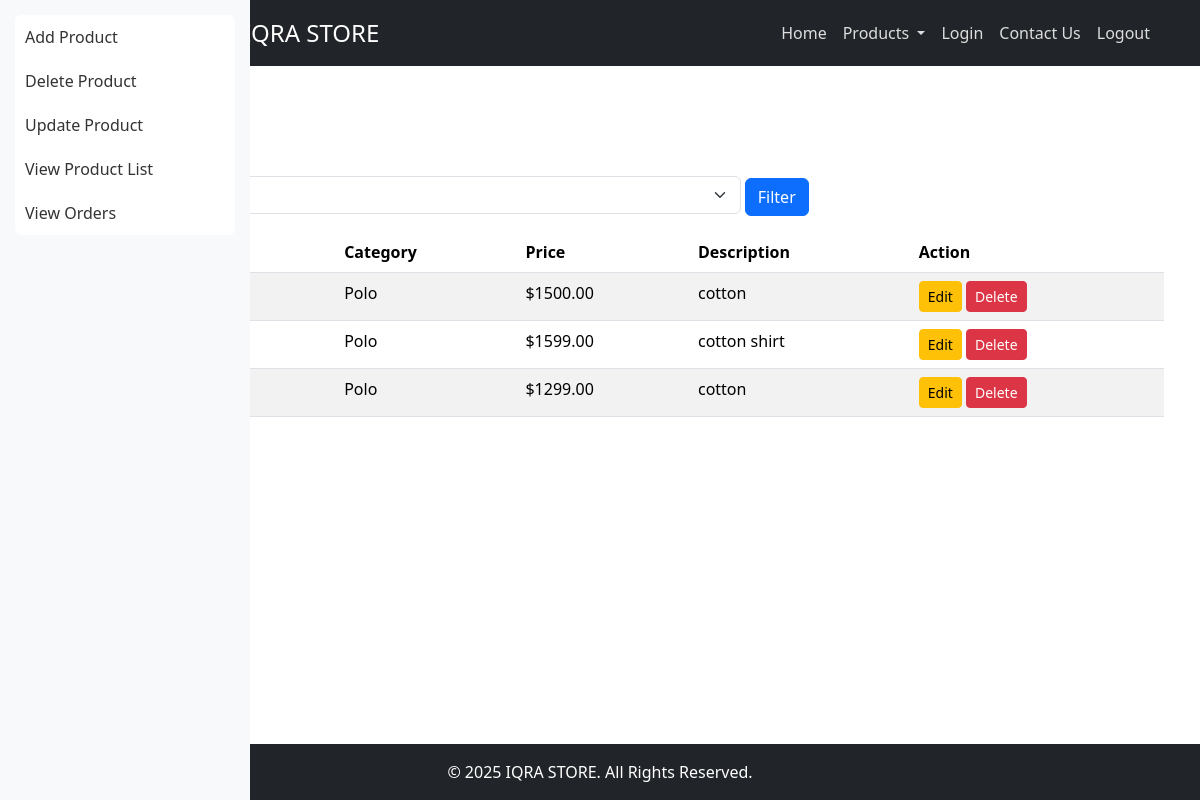
The app's page /view_products.php?category=Polo with its own data.
### tables this page shows
CREATE TABLE `products` (
  `id` int(11) NOT NULL,
  `name` varchar(255) NOT NULL,
  `category` enum('T-Shirt','Polo','Drop Shoulder') NOT NULL,
  `price` decimal(10,2) NOT NULL,
  `image` varchar(255) NOT NULL,
  `description` text NOT NULL,
  `created_at` timestamp NOT NULL DEFAULT current_timestamp()
);

### view_products.php (the view, shortened to what this page needs)
<?php
include 'db.php';
$countResult = mysqli_query($conn, "SELECT COUNT(*) AS total FROM products");
$countRow = mysqli_fetch_assoc($countResult);
$totalProducts = $countRow['total'];
$categoryFilter = isset($_GET['category']) ? $_GET['category'] : '';
$query = "SELECT * FROM products";
if ($categoryFilter) {
    $query .= " WHERE category='$categoryFilter'";
}
$result = mysqli_query($conn, $query);
?>
<!DOCTYPE html>
<html lang="en">
<head>
    <link rel="stylesheet" href="../assets/css/style.css">
    <link href="https://cdn.jsdelivr.net/npm/bootstrap@5.3.6/dist/css/bootstrap.min.css" rel="stylesheet">
</head>
<body class="d-flex flex-column min-vh-100">
    <?php include 'navbar.php'; ?>
    <div class="container-fluid d-flex">
        <?php include 'sidebar.php'; ?>
        <div class="p-4 flex-grow-1">
            <h2>Product List</h2>
            <p class="fw-bold">Total Products: <?php echo $totalProducts; ?></p>
            <form method="GET" class="mb-3">
                <label class="form-label">Filter by Category:</label>
                <select name="category" class="form-select w-50 d-inline-block">
                    <option value="Polo" <?php if ($categoryFilter == "Polo") echo "selected"; ?>>Polo</option>
                </select>
                <button type="submit" class="btn btn-primary">Filter</button>
            </form>
            <table class="table table-striped">
                <thead>
                    <tr>
                        <th>ID</th>
                        <th>Name</th>
                        <th>Category</th>
                        <th>Price</th>
                        <th>Description</th>
                        <th>Action</th>
                    </tr>
                </thead>
                <tbody>
                    <?php while ($row = mysqli_fetch_assoc($result)) { ?>
                        <tr>
                            <td><?php echo $row['id']; ?></td>
                            <td><?php echo $row['name']; ?></td>
                            <td><?php echo $row['category']; ?></td>
                            <td>$<?php echo $row['price']; ?></td>
                            <td><?php echo $row['description']; ?></td>
                            <td>
                                <a href="update_product.php?id=<?php echo $row['id']; ?>" class="btn btn-warning btn-sm">Edit</a>
                                <a href="delete_product.php?id=<?php echo $row['id']; ?>" class="btn btn-danger btn-sm">Delete</a>
                            </td>
                        </tr>
                    <?php } ?>
                </tbody>
            </table>
        </div>
    </div>
    <footer class="bg-dark text-white text-center py-3 mt-auto">
        © 2025 IQRA STORE. All Rights Reserved.
    </footer>
</body>
</html>

### style.css (style rules this page uses)
body { margin: 0; padding: 0; font-family: Arial, sans-serif; }

### records on screen
products: category "Polo", price "1500.00", description "cotton"
products: category "Polo", price "1599.00", description "cotton shirt"
products: category "Polo", price "1299.00", description "cotton"
